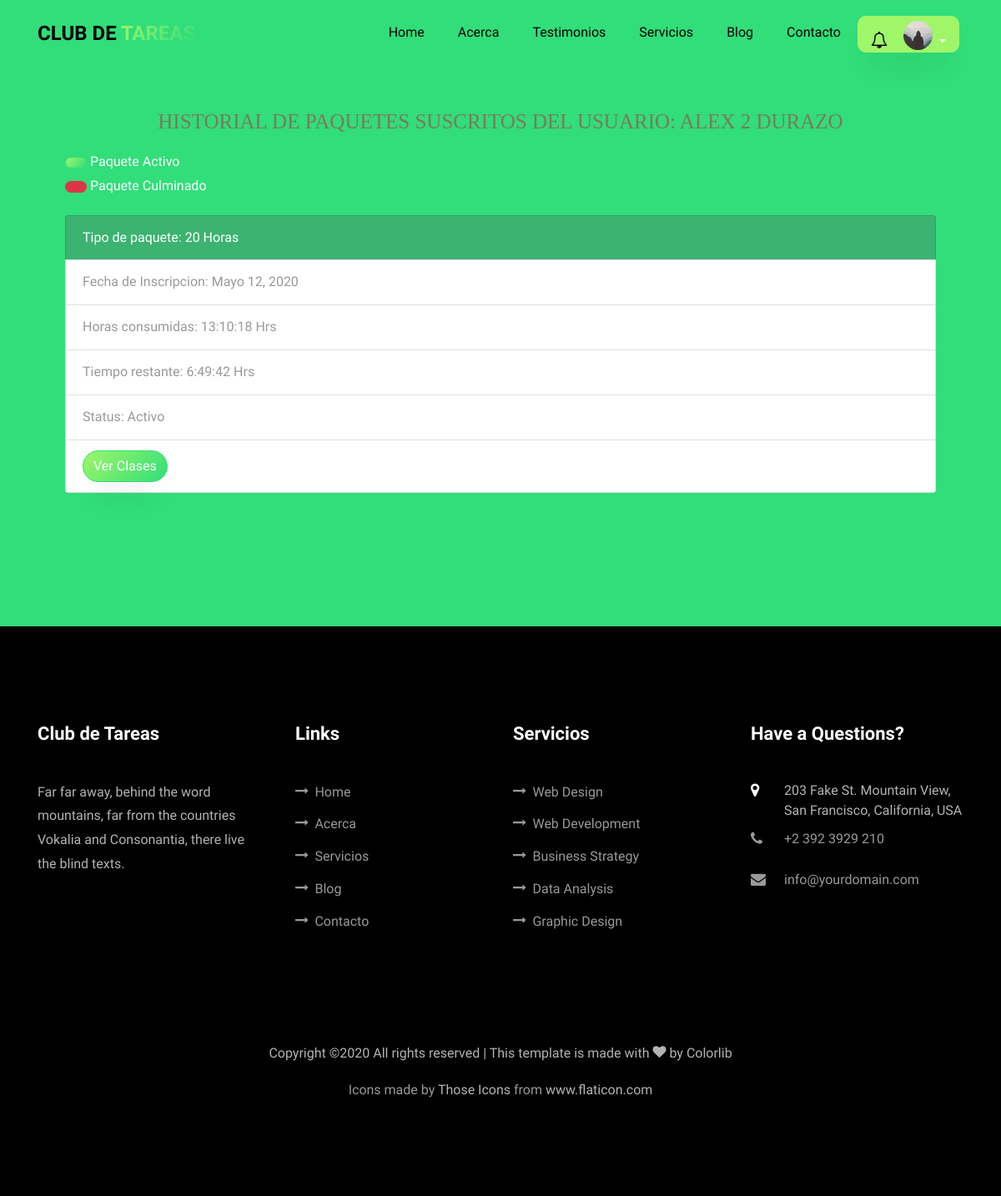
Before: /paquetes/ (signed in) with the older database file.
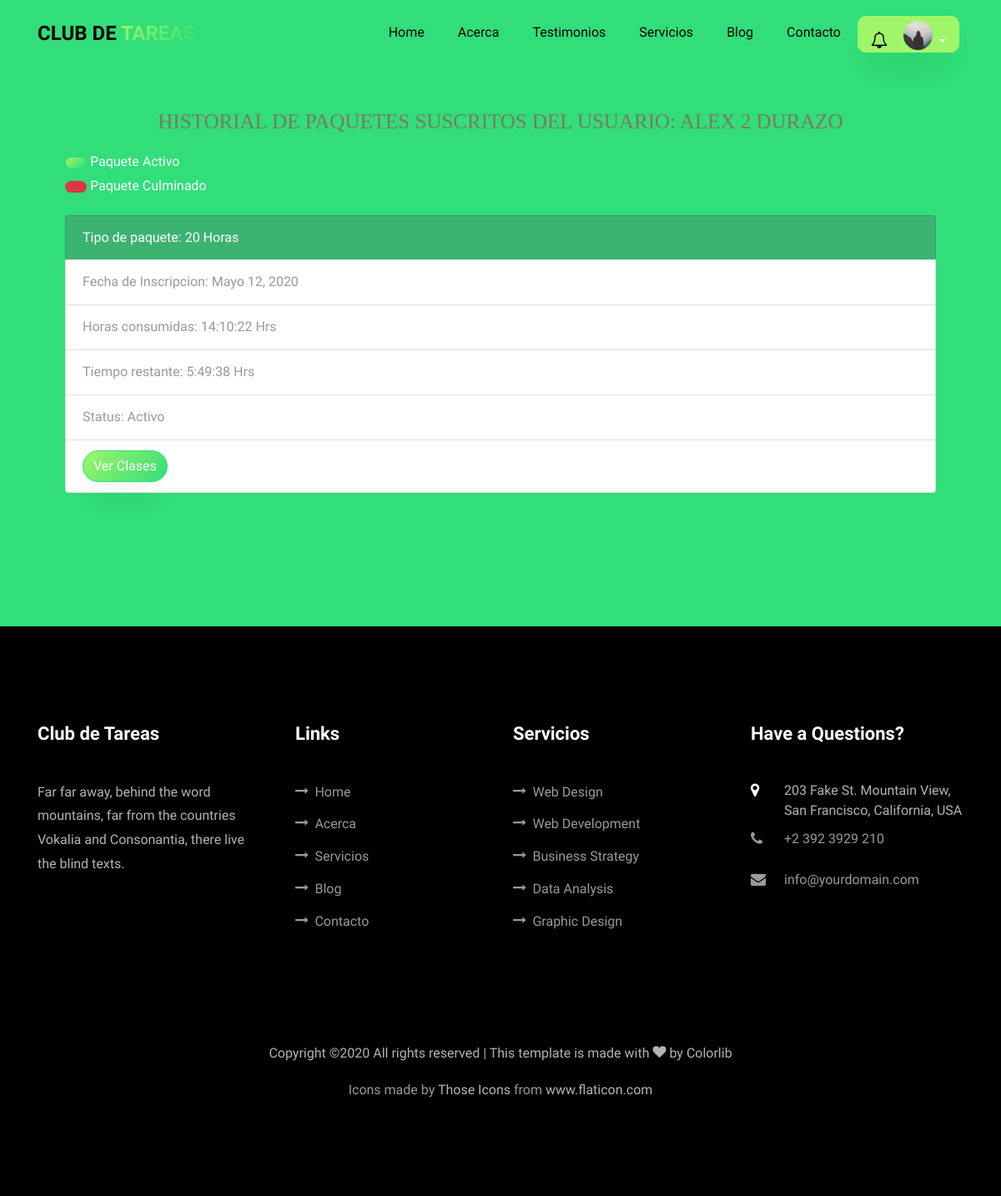
After: the same page with the newer database file.
### app/models.py (models this page shows, shortened)
class Paquete_Inscrito(models.Model):
     id = models.UUIDField(primary_key=True, default=uuid.uuid4, help_text="id del Paquete")
     usuario = models.ForeignKey(settings.AUTH_USER_MODEL,related_name="paquetes_inscritos",on_delete=models.CASCADE)
     fecha_de_inscripcion = models.DateField(null=True,blank=True)
     horas_consumidas =models.CharField(max_length=100,default="00:00:00 Hrs")
     horas_restantes= models.CharField(max_length=100,default="00:00:00 Hrs")
     tiempo_consumido = models.DurationField(default=datetime.timedelta(days=0,hours=0,minutes=0))
     tiempo_restante= models.DurationField(default=datetime.timedelta(days=0,hours=0,minutes=0))
     ESTADO_STATUS =(
     (True,'Activo'),
     (False,'Finalizado')
     )
     tipo_de_paquete = models.ForeignKey('Tipo_de_Paquete', on_delete=models.SET_NULL,help_text='Elige el tipo de paquete del alumno',null=True)
     status = models.BooleanField(default=True,choices=ESTADO_STATUS,help_text="Elige el estado del paquete")
     class Meta:
         verbose_name = ("Paquete Inscrito")
         verbose_name_plural = ("Paquetes Inscritos")
         ordering = ['usuario__nombre']

class Tipo_de_Paquete(models.Model):
    horas = models.IntegerField(default=1)
    class Meta:
        verbose_name = ("Tipo de Paquete")
        verbose_name_plural = ("Tipos de Paquetes")
    def __str__(self):
        return f'{self.horas} Horas'

### app/views.py (the view)
# urls.py: path('paquetes/',views.paquetes,name='paquetes'),
@login_required
def paquetes(request):
    context = {
    'student' : request.user,
    'paquetes': request.user.paquetes_inscritos.all()
    }
    return render(request,'app/paquetes.html',context)

### app/templates/app/paquetes.html (shortened to what this page needs)
{% extends 'main/base.html' %}
{% load static %}
{% block content %}
<section class="ftco-section notifications-fix-top" style="background:#31de79">
		<div class="container px-md-5">
				<p class="info-alumno ftco-animate" style="text-align: center;text-transform: uppercase; color: #7c795d; font-family: 'Trocchi', serif; font-size: 25px; font-weight: normal; line-height: 48px; margin: 0;padding: 10px;">
					Historial de  Paquetes suscritos del  Usuario: {{ student.nombre }} {{ student.apellido}}
				</p>
				<button type="button" class="btn btn-primary btn-circle">
				</button> <span style="color: white" class="ftco-animate">Paquete Activo</span><br>
				<button type="button" class="btn btn-danger btn-circle">
				</button>
				<span style="color:white" class="ftco-animate">Paquete Culminado</span>
				<div style="width: 100%;height:20px;"></div>
          {% if paquetes %}
					{% for paquete in paquetes %}
			           <ul class="list-group ftco-animate">
								 {% if paquete.status %}
								 <li class="list-group-item" style="background-color: #3cb371;color:white"> Tipo de paquete: {{ paquete.tipo_de_paquete }}</li>
								 {%else%}
								 <li class="list-group-item" style="background-color: #de2d29;color: white"> Tipo de paquete: {{ paquete.tipo_de_paquete }}</li>
								 {% endif%}
			           <li class="list-group-item"> Fecha de Inscripcion: {{ paquete.fecha_de_inscripcion }}</li>
								 <li class="list-group-item"> Horas consumidas: {{ paquete.horas_consumidas	}} </li>
								 <li class="list-group-item"> Tiempo restante: {{ paquete.horas_restantes }} </li>
								 {% if paquete.status%}
								 <li class="list-group-item">Status: Activo</li>
								 {% else %}
								 <li class="list-group-item" >Status: Culminado</li>
								 {% endif%}
								 <li class="list-group-item mb-5">
									 <a href="{% url 'app:clases' paquete_id=paquete.id %}">
							     <button type="button" class="btn btn-primary">Ver Clases </button>
							     </a>
								 </li>
								{% endfor %}
							</ul>
				{% else %}
				<ul class="list-group" style="padding-bottom: 20px">
							<li class="list-group-item">No hay Paquetes activos para el Usuario: {{ student.nombre }} {{ student.apellido }}</li>
				</ul>
				{% endif %}
		</div>
</section>
{% endblock content     %}

Changed rows visible on the page:
changed Paquete_Inscrito "20 Horas": horas_consumidas "13:10:18 Hrs" → "14:10:22 Hrs"; horas_restantes "6:49:42 Hrs" → "5:49:38 Hrs"
